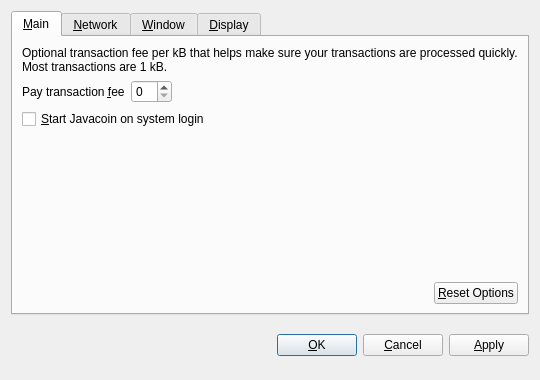
<?xml version="1.0" encoding="UTF-8"?>
<ui version="4.0">
 <class>OptionsDialog</class>
 <widget class="QDialog" name="OptionsDialog">
  <property name="geometry">
   <rect>
    <x>0</x>
    <y>0</y>
    <width>540</width>
    <height>380</height>
   </rect>
  </property>
  <property name="windowTitle">
   <string>Options</string>
  </property>
  <property name="modal">
   <bool>true</bool>
  </property>
  <layout class="QVBoxLayout" name="verticalLayout">
   <item>
    <widget class="QTabWidget" name="tabWidget">
     <property name="tabPosition">
      <enum>QTabWidget::North</enum>
     </property>
     <property name="currentIndex">
      <number>0</number>
     </property>
     <widget class="QWidget" name="tabMain">
      <attribute name="title">
       <string>&amp;Main</string>
      </attribute>
      <layout class="QVBoxLayout" name="verticalLayout_Main">
       <item>
        <widget class="QLabel" name="transactionFeeInfoLabel">
         <property name="text">
          <string>Optional transaction fee per kB that helps make sure your transactions are processed quickly. Most transactions are 1 kB.</string>
         </property>
         <property name="textFormat">
          <enum>Qt::PlainText</enum>
         </property>
         <property name="wordWrap">
          <bool>true</bool>
         </property>
        </widget>
       </item>
       <item>
        <layout class="QHBoxLayout" name="horizontalLayout_1_Main">
         <item>
          <widget class="QLabel" name="transactionFeeLabel">
           <property name="text">
            <string>Pay transaction &amp;fee</string>
           </property>
           <property name="textFormat">
            <enum>Qt::PlainText</enum>
           </property>
           <property name="buddy">
            <cstring>transactionFee</cstring>
           </property>
          </widget>
         </item>
         <item>
          <widget class="BitcoinAmountField" name="transactionFee"/>
         </item>
         <item>
          <spacer name="horizontalSpacer_1_Main">
           <property name="orientation">
            <enum>Qt::Horizontal</enum>
           </property>
           <property name="sizeHint" stdset="0">
            <size>
             <width>40</width>
             <height>20</height>
            </size>
           </property>
          </spacer>
         </item>
        </layout>
       </item>
       <item>
        <widget class="QCheckBox" name="bitcoinAtStartup">
         <property name="toolTip">
          <string>Automatically start Javacoin after logging in to the system.</string>
         </property>
         <property name="text">
          <string>&amp;Start Javacoin on system login</string>
         </property>
        </widget>
       </item>
       <item>
        <spacer name="verticalSpacer_Main">
         <property name="orientation">
          <enum>Qt::Vertical</enum>
         </property>
         <property name="sizeHint" stdset="0">
          <size>
           <width>20</width>
           <height>40</height>
          </size>
         </property>
        </spacer>
       </item>
       <item>
        <layout class="QHBoxLayout" name="horizontalLayout_2_Main">
         <item>
          <spacer name="horizontalSpacer_2_Main">
           <property name="orientation">
            <enum>Qt::Horizontal</enum>
           </property>
           <property name="sizeHint" stdset="0">
            <size>
             <width>40</width>
             <height>20</height>
            </size>
           </property>
          </spacer>
         </item>
         <item>
          <widget class="QPushButton" name="resetButton">
           <property name="toolTip">
            <string>Reset all client options to default.</string>
           </property>
           <property name="text">
            <string>&amp;Reset Options</string>
           </property>
           <property name="autoDefault">
            <bool>false</bool>
           </property>
          </widget>
         </item>
        </layout>
       </item>
      </layout>
     </widget>
     <widget class="QWidget" name="tabNetwork">
      <attribute name="title">
       <string>&amp;Network</string>
      </attribute>
      <layout class="QVBoxLayout" name="verticalLayout_Network">
       <item>
        <widget class="QCheckBox" name="mapPortUpnp">
         <property name="toolTip">
          <string>Automatically open the Javacoin client port on the router. This only works when your router supports UPnP and it is enabled.</string>
         </property>
         <property name="text">
          <string>Map port using &amp;UPnP</string>
         </property>
        </widget>
       </item>
       <item>
        <widget class="QCheckBox" name="connectSocks">
         <property name="toolTip">
          <string>Connect to the Javacoin network through a SOCKS proxy (e.g. when connecting through Tor).</string>
         </property>
         <property name="text">
          <string>&amp;Connect through SOCKS proxy:</string>
         </property>
        </widget>
       </item>
       <item>
        <layout class="QHBoxLayout" name="horizontalLayout_Network">
         <item>
          <widget class="QLabel" name="proxyIpLabel">
           <property name="text">
            <string>Proxy &amp;IP:</string>
           </property>
           <property name="textFormat">
            <enum>Qt::PlainText</enum>
           </property>
           <property name="buddy">
            <cstring>proxyIp</cstring>
           </property>
          </widget>
         </item>
         <item>
          <widget class="QValidatedLineEdit" name="proxyIp">
           <property name="maximumSize">
            <size>
             <width>140</width>
             <height>16777215</height>
            </size>
           </property>
           <property name="toolTip">
            <string>IP address of the proxy (e.g. 127.0.0.1)</string>
           </property>
          </widget>
         </item>
         <item>
          <widget class="QLabel" name="proxyPortLabel">
           <property name="text">
            <string>&amp;Port:</string>
           </property>
           <property name="textFormat">
            <enum>Qt::PlainText</enum>
           </property>
           <property name="buddy">
            <cstring>proxyPort</cstring>
           </property>
          </widget>
         </item>
         <item>
          <widget class="QLineEdit" name="proxyPort">
           <property name="maximumSize">
            <size>
             <width>55</width>
             <height>16777215</height>
            </size>
           </property>
           <property name="toolTip">
            <string>Port of the proxy (e.g. 9050)</string>
           </property>
          </widget>
         </item>
         <item>
          <widget class="QLabel" name="socksVersionLabel">
           <property name="text">
            <string>SOCKS &amp;Version:</string>
           </property>
           <property name="textFormat">
            <enum>Qt::PlainText</enum>
           </property>
           <property name="buddy">
            <cstring>socksVersion</cstring>
           </property>
          </widget>
         </item>
         <item>
          <widget class="QValueComboBox" name="socksVersion">
           <property name="toolTip">
            <string>SOCKS version of the proxy (e.g. 5)</string>
           </property>
          </widget>
         </item>
         <item>
          <spacer name="horizontalSpacer_Network">
           <property name="orientation">
            <enum>Qt::Horizontal</enum>
           </property>
           <property name="sizeHint" stdset="0">
            <size>
             <width>40</width>
             <height>20</height>
            </size>
           </property>
          </spacer>
         </item>
        </layout>
       </item>
       <item>
        <spacer name="verticalSpacer_Network">
         <property name="orientation">
          <enum>Qt::Vertical</enum>
         </property>
         <property name="sizeHint" stdset="0">
          <size>
           <width>20</width>
           <height>40</height>
          </size>
         </property>
        </spacer>
       </item>
      </layout>
     </widget>
     <widget class="QWidget" name="tabWindow">
      <attribute name="title">
       <string>&amp;Window</string>
      </attribute>
      <layout class="QVBoxLayout" name="verticalLayout_Window">
       <item>
        <widget class="QCheckBox" name="minimizeToTray">
         <property name="toolTip">
          <string>Show only a tray icon after minimizing the window.</string>
         </property>
         <property name="text">
          <string>&amp;Minimize to the tray instead of the taskbar</string>
         </property>
        </widget>
       </item>
       <item>
        <widget class="QCheckBox" name="minimizeOnClose">
         <property name="toolTip">
          <string>Minimize instead of exit the application when the window is closed. When this option is enabled, the application will be closed only after selecting Quit in the menu.</string>
         </property>
         <property name="text">
          <string>M&amp;inimize on close</string>
         </property>
        </widget>
       </item>
       <item>
        <spacer name="verticalSpacer_Window">
         <property name="orientation">
          <enum>Qt::Vertical</enum>
         </property>
         <property name="sizeHint" stdset="0">
          <size>
           <width>20</width>
           <height>40</height>
          </size>
         </property>
        </spacer>
       </item>
      </layout>
     </widget>
     <widget class="QWidget" name="tabDisplay">
      <attribute name="title">
       <string>&amp;Display</string>
      </attribute>
      <layout class="QVBoxLayout" name="verticalLayout_Display">
       <item>
        <layout class="QHBoxLayout" name="horizontalLayout_1_Display">
         <item>
          <widget class="QLabel" name="langLabel">
           <property name="text">
            <string>User Interface &amp;language:</string>
           </property>
           <property name="textFormat">
            <enum>Qt::PlainText</enum>
           </property>
           <property name="buddy">
            <cstring>lang</cstring>
           </property>
          </widget>
         </item>
         <item>
          <widget class="QValueComboBox" name="lang">
           <property name="toolTip">
            <string>The user interface language can be set here. This setting will take effect after restarting Javacoin.</string>
           </property>
          </widget>
         </item>
        </layout>
       </item>
       <item>
        <layout class="QHBoxLayout" name="horizontalLayout_2_Display">
         <item>
          <widget class="QLabel" name="unitLabel">
           <property name="text">
            <string>&amp;Unit to show amounts in:</string>
           </property>
           <property name="textFormat">
            <enum>Qt::PlainText</enum>
           </property>
           <property name="buddy">
            <cstring>unit</cstring>
           </property>
          </widget>
         </item>
         <item>
          <widget class="QValueComboBox" name="unit">
           <property name="toolTip">
            <string>Choose the default subdivision unit to show in the interface and when sending coins.</string>
           </property>
          </widget>
         </item>
        </layout>
       </item>
       <item>
        <widget class="QCheckBox" name="displayAddresses">
         <property name="toolTip">
          <string>Whether to show Javacoin addresses in the transaction list or not.</string>
         </property>
         <property name="text">
          <string>&amp;Display addresses in transaction list</string>
         </property>
        </widget>
       </item>
       <item>
        <spacer name="verticalSpacer_Display">
         <property name="orientation">
          <enum>Qt::Vertical</enum>
         </property>
         <property name="sizeHint" stdset="0">
          <size>
           <width>20</width>
           <height>40</height>
          </size>
         </property>
        </spacer>
       </item>
      </layout>
     </widget>
    </widget>
   </item>
   <item>
    <layout class="QHBoxLayout" name="horizontalLayout_Buttons">
     <item>
      <spacer name="horizontalSpacer_1">
       <property name="orientation">
        <enum>Qt::Horizontal</enum>
       </property>
       <property name="sizeHint" stdset="0">
        <size>
         <width>40</width>
         <height>48</height>
        </size>
       </property>
      </spacer>
     </item>
     <item>
      <widget class="QLabel" name="statusLabel">
       <property name="font">
        <font>
         <weight>75</weight>
         <bold>true</bold>
        </font>
       </property>
       <property name="text">
        <string/>
       </property>
       <property name="textFormat">
        <enum>Qt::PlainText</enum>
       </property>
       <property name="wordWrap">
        <bool>true</bool>
       </property>
      </widget>
     </item>
     <item>
      <spacer name="horizontalSpacer_2">
       <property name="orientation">
        <enum>Qt::Horizontal</enum>
       </property>
       <property name="sizeHint" stdset="0">
        <size>
         <width>40</width>
         <height>48</height>
        </size>
       </property>
      </spacer>
     </item>
     <item>
      <widget class="QPushButton" name="okButton">
       <property name="text">
        <string>&amp;OK</string>
       </property>
      </widget>
     </item>
     <item>
      <widget class="QPushButton" name="cancelButton">
       <property name="text">
        <string>&amp;Cancel</string>
       </property>
       <property name="autoDefault">
        <bool>false</bool>
       </property>
      </widget>
     </item>
     <item>
      <widget class="QPushButton" name="applyButton">
       <property name="text">
        <string>&amp;Apply</string>
       </property>
       <property name="autoDefault">
        <bool>false</bool>
       </property>
      </widget>
     </item>
    </layout>
   </item>
  </layout>
 </widget>
 <customwidgets>
  <customwidget>
   <class>BitcoinAmountField</class>
   <extends>QSpinBox</extends>
   <header>bitcoinamountfield.h</header>
  </customwidget>
  <customwidget>
   <class>QValueComboBox</class>
   <extends>QComboBox</extends>
   <header>qvaluecombobox.h</header>
  </customwidget>
  <customwidget>
   <class>QValidatedLineEdit</class>
   <extends>QLineEdit</extends>
   <header>qvalidatedlineedit.h</header>
  </customwidget>
 </customwidgets>
 <resources/>
 <connections/>
</ui>
